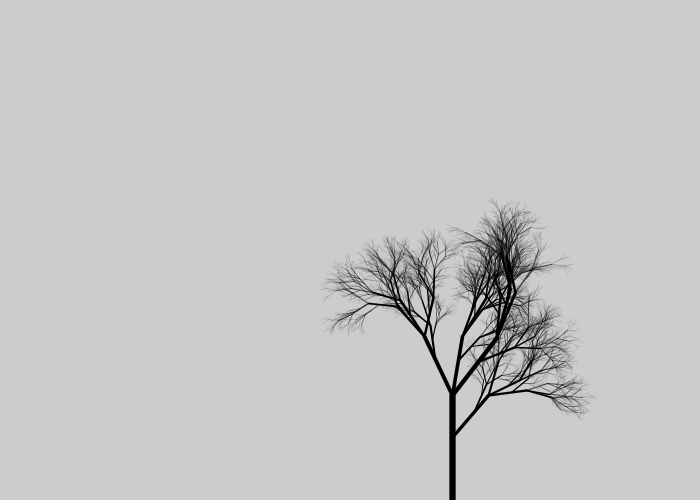
Frame 1 (no input)
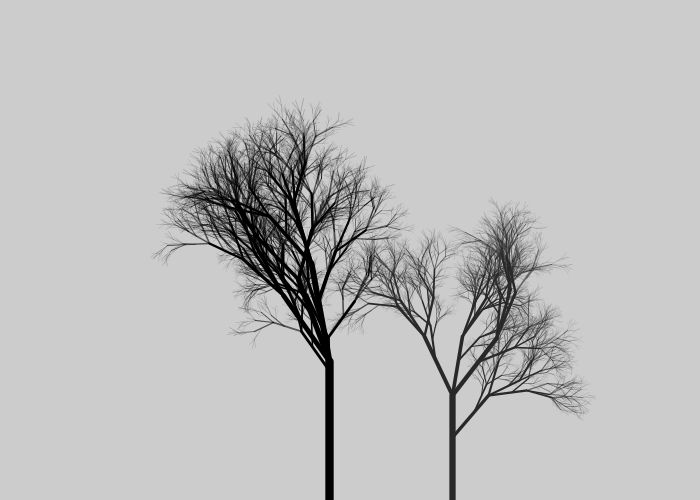
Frame 2 (the mouse pressed at the canvas centre, redrawn once)

The Processing sketch that drew these frames (run headless with seeded random() and noise(); the mouse was pressed at the canvas centre and the sketch redrawn once):

// Processing sketch: processing_45810
// ── processing_45810.pde

// Recursive Forest
// David Andreen
// Based on Alasdair Turner's sketch (http://www.openprocessing.org/visuals/?visualID=7150)
 
void setup() {
  size(700,500);
  background(204);
  smooth();
  noLoop();
}
 
void draw() {
  noStroke(); 
  fill(204,50);
  rect(0,0,width,height);
  strokeWeight(10);
  translate(random(width), height);
  scale(random(0.5,1));
  branch(0);
 
}
 
void branch(int depth) {
  if (depth<8) {
    if (depth<4)
    {
      stroke(0);
    }
    else if (depth<6){
      stroke(0,150);
    }
    else {
      stroke(0,50);
    }
    line (0,0,0,-height/3);
    pushMatrix();
    {
      translate(0,-height/5);
      rotate(random(-PI/4,PI/4));
      scale(random(0.5,0.6));
      branch(depth+int(random(1,2)));
    }
    popMatrix();
    pushMatrix();
      {
        translate(0,-height/3);
      rotate(random(-PI/4,PI/4));
      scale(random(0.6,0.75));
      branch(depth+int(random(1,1)));
    }
    popMatrix();
    pushMatrix();
      {
        translate(0,-height/3);
      rotate(random(-PI/4,PI/4));
      scale(random(0.6,0.7));
      branch(depth+int(random(1,1)));
    }
    popMatrix();
    pushMatrix();
      {
        translate(0,-height/3);
      rotate(random(-PI/4,PI/4));
      scale(random(0.55,0.65));
      branch(depth+int(random(1,3)));
    }
    popMatrix();
  }
}
 
void mouseClicked()
{
  redraw();
}

                
